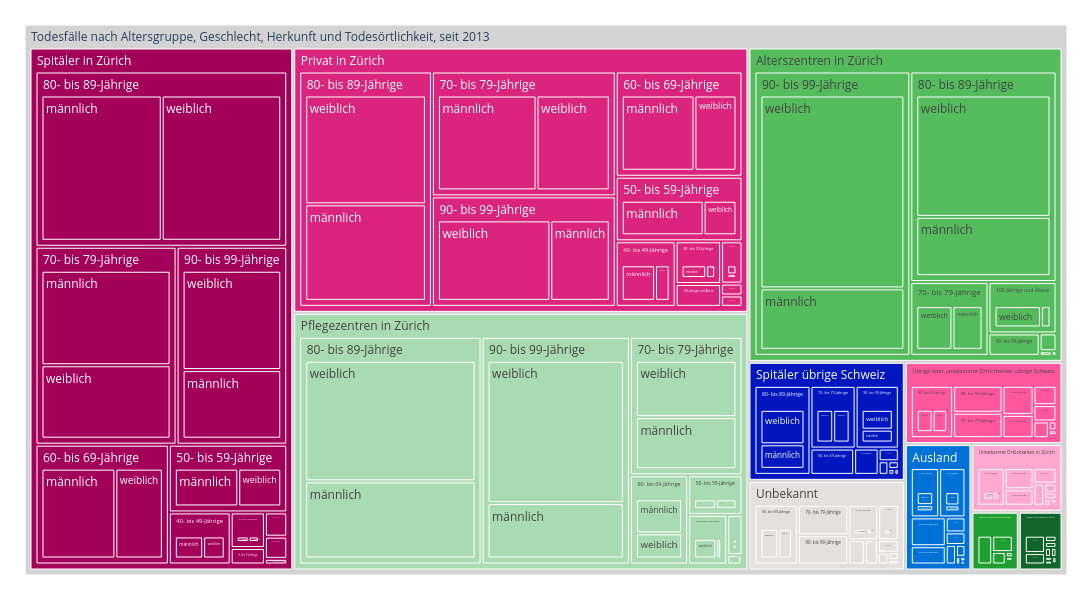

Source (notebook cell):
### Code cell
treeMap4 = mypy_dv.plot_px_treemap(
    data=data2betested.reset_index().query("AnzSterWir>0")
    ,levels=['TodOertlichkeitLevel3Lang','AlterV10Lang','SexLang', ]
    ,values="AnzSterWir"
    ,color="TodOertlichkeitLevel3Lang"
    #, color_continuous_scale='Blues'
    ,color_discrete_map=farben_dict_zc
    ,height=600
    ,width=1100               
    #,margin_val_bottom=25
    ,myHeaderTitle="Todesfälle nach Altersgruppe, Geschlecht, Herkunft und Todesörtlichkeit, seit "+data_min_date
)
treeMap4

### Figure 1 — Plotly figure (JSON) as saved in the notebook; plotly's stock layout.template omitted (floating-point values rounded to 4 significant figures; data arrays with more than 128 entries replaced by an {"elided": "..."} marker saying what was removed)
{"data": [{"branchvalues": "total", "customdata": {"elided": "333x1 str values"}, "domain": {"x": [0, 1], "y": [0, 1]}, "hovertemplate": "%{label}<br><br>Anzahl:<br>%{value}<extra></extra>", "ids": {"elided": "333 str values"}, "labels": {"elided": "333 str values"}, "marker": {"colors": {"elided": "333 str values"}}, "name": "", "parents": {"elided": "333 str values"}, "root": {"color": "grey"}, "type": "treemap", "values": {"elided": "333 int values"}}], "layout": {"height": 600, "legend": {"tracegroupgap": 0}, "margin": {"b": 25, "l": 25, "r": 25, "t": 25}, "width": 1100}}
